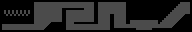

This game map was drawn from its Tiled (.tmx) file and the tilesets committed beside it. A one-line description and the trimmed map source follow:
An orthogonal 96x16 tile map with 2x2 px tiles, 1 tile layer (collision), 2 tilesets and 19 objects (9x spike, 5x checkpoint, 3x enemy-path, player).

<map version="1.0" orientation="orthogonal" width="96" height="16" tilewidth="2" tileheight="2" backgroundcolor="#4b4b4b">
 <tileset firstgid="1" name="tiles" tilewidth="2" tileheight="2">
  <image source="../image/tile/tiles.png" width="6" height="2" />
  <tile id="0">
   <properties>
    <property name="type" value="solid" />
   </properties>
  </tile>
  <tile id="1">
   <properties>
    <property name="type" value="lslope" />
   </properties>
  </tile>
  <tile id="2">
   <properties>
    <property name="type" value="rslope" />
   </properties>
  </tile>
 </tileset>
 <tileset firstgid="4" name="metatiles" tilewidth="2" tileheight="2">
  <image source="../image/tile/metatiles.png" width="6" height="2" />
  <tile id="0">
   <properties>
    <property name="type" value="solid" />
   </properties>
  </tile>
  <tile id="1">
   <properties>
    <property name="type" value="lslope" />
   </properties>
  </tile>
  <tile id="2">
   <properties>
    <property name="type" value="rslope" />
   </properties>
  </tile>
 </tileset>
 <layer name="collision" width="96" height="16">
  <data>[1536 cells, 771 non-empty, 2 distinct tile ids]</data>
 </layer>
 <objectgroup name="checkpoints" width="96" height="16">
  <object name="checkpoint" x="14" y="26" width="2" height="4">
   <properties>
    <property name="type" value="bottom" />
   </properties>
  </object>
  <object name="checkpoint" x="38" y="26" width="2" height="4">
   <properties>
    <property name="type" value="bottom" />
   </properties>
  </object>
  <object name="checkpoint" x="56" y="2" width="2" height="4">
   <properties>
    <property name="type" value="top" />
   </properties>
  </object>
  <object name="checkpoint" x="88" y="26" width="2" height="4">
   <properties>
    <property name="type" value="bottom" />
   </properties>
  </object>
  <object name="checkpoint" x="132" y="24" width="2" height="4">
   <properties>
    <property name="type" value="bottom" />
   </properties>
  </object>
 </objectgroup>
 <objectgroup color="#ff0000" name="spikes" width="96" height="16">
  <object name="spike" x="136" y="28" width="2" height="2">
   <properties>
    <property name="type" value="bottom" />
   </properties>
  </object>
  <object name="spike" x="138" y="28" width="2" height="2">
   <properties>
    <property name="type" value="bottom" />
   </properties>
  </object>
  <object name="spike" x="150" y="28" width="2" height="2">
   <properties>
    <property name="type" value="bottom" />
   </properties>
  </object>
  <object name="spike" x="148" y="28" width="2" height="2">
   <properties>
    <property name="type" value="bottom" />
   </properties>
  </object>
  <object name="spike" x="142" y="28" width="2" height="2">
   <properties>
    <property name="type" value="bottom" />
   </properties>
  </object>
  <object name="spike" x="140" y="28" width="2" height="2">
   <properties>
    <property name="type" value="bottom" />
   </properties>
  </object>
  <object name="spike" x="144" y="28" width="2" height="2">
   <properties>
    <property name="type" value="bottom" />
   </properties>
  </object>
  <object name="spike" x="146" y="28" width="2" height="2">
   <properties>
    <property name="type" value="bottom" />
   </properties>
  </object>
  <object name="spike" x="148" y="28" width="2" height="2">
   <properties>
    <property name="type" value="bottom" />
   </properties>
  </object>
 </objectgroup>
 <objectgroup color="#550000" name="enemies" width="96" height="16">
  <object name="enemy-path" x="98" y="16" width="12" height="2" />
  <object name="enemy-path" x="114" y="16" width="12" height="2" />
  <object name="enemy-path" x="114" y="20" width="12" height="2" />
 </objectgroup>
 <objectgroup color="#ffff00" name="player" width="96" height="16">
  <object name="player" x="14" y="26" width="2" height="4" />
 </objectgroup>
 <objectgroup name="size" width="96" height="16" visible="0">
  <object x="64" y="0" width="32" height="32" />
 </objectgroup>
</map>